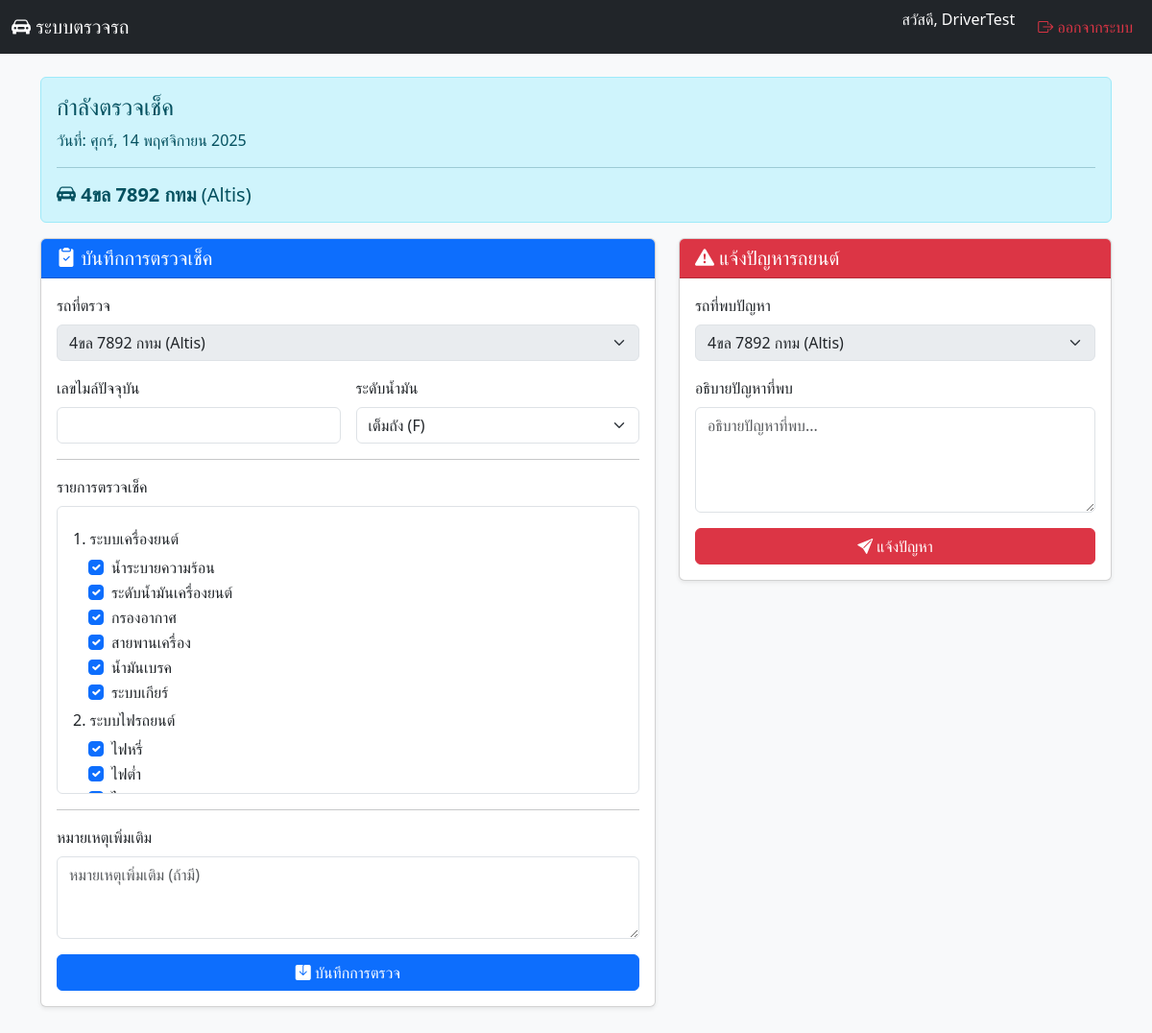
The page /inspect/9/ (signed in) on the database its author committed.
### inspection/models.py (models this page shows, shortened)
class Schedule(models.Model):
    driver = models.ForeignKey(User, on_delete=models.CASCADE, verbose_name="พนักงานขับรถ")
    vehicle = models.ForeignKey(Vehicle, on_delete=models.CASCADE, verbose_name="รถที่ต้องตรวจ")
    date = models.DateField(default=timezone.now, verbose_name="วันที่ตรวจ")
    STATUS_CHOICES = [('PENDING', 'ยังไม่ตรวจ'), ('DONE', 'ตรวจแล้ว')]
    status = models.CharField(max_length=10, choices=STATUS_CHOICES, default='PENDING')
    class Meta:
        unique_together = ('driver', 'vehicle', 'date')
        verbose_name = "ตารางเวร"
        verbose_name_plural = "ตารางเวร"

class Vehicle(models.Model):
    license_plate = models.CharField(max_length=20, unique=True, verbose_name="ทะเบียนรถ")
    model = models.CharField(max_length=100, verbose_name="รุ่นรถ")
    last_service_mileage = models.IntegerField(default=0, verbose_name="เลขไมล์ที่เข้าศูนย์ล่าสุด")
    service_interval_km = models.IntegerField(default=10000, verbose_name="ระยะที่ต้องเข้าศูนย์ (กม.)")
    def __str__(self):
        return f"{self.license_plate} ({self.model})"

### inspection/views.py (the view)
# urls.py: path('inspect/<int:schedule_id>/', views.inspect_vehicle_form, name='inspect_vehicle'),
@login_required
def inspect_vehicle_form(request, schedule_id):
    schedule_item = get_object_or_404(
        Schedule,
        pk=schedule_id,
        driver=request.user
    )
    if schedule_item.status == 'DONE' and request.method == 'GET':
        messages.info(request, f'รถ {schedule_item.vehicle.license_plate} ตรวจเช็คไปแล้ว')
        return redirect('driver_dashboard')
    vehicle_from_schedule = schedule_item.vehicle
    initial_data = {'vehicle': vehicle_from_schedule}
    if request.method == 'POST':
        inspection_form = InspectionRecordForm(request.POST, initial_vehicle=vehicle_from_schedule)
        problem_form = ProblemReportForm(request.POST, initial_vehicle=vehicle_from_schedule)
        if 'submit_inspection' in request.POST:
            if inspection_form.is_valid():
                record = inspection_form.save(commit=False)
                record.driver = request.user
                record.vehicle = vehicle_from_schedule
                record.save()
                schedule_item.status = 'DONE'
                schedule_item.save()
                try:
                    vehicle = record.vehicle
                    current_mileage = record.odometer_reading
                    last_service = vehicle.last_service_mileage
                    interval = vehicle.service_interval_km
                    if (current_mileage - last_service >= interval) and (current_mileage > last_service):
                        automated_message = (
                            f"รถถึงระยะเข้าศูนย์ (เลขไมล์ปัจจุบัน: {current_mileage} กม. "
                            f"วิ่งมา {current_mileage - last_service} กม. จากครั้งล่าสุดที่ {last_service} กม.)"
                        )
                        existing_report_exists = ProblemReport.objects.filter(
                            vehicle=vehicle,
                            status='NEW',
                            description__startswith="รถถึงระยะเข้าศูนย์"
                        ).exists()
                        if not existing_report_exists:
                            ProblemReport.objects.create(
                                vehicle=vehicle,
                                reported_by=request.user,
                                description=automated_message,
                                status='NEW'
                            )
                            messages.warning(request, '🔔 ระบบพบว่ารถถึงระยะเข้าศูนย์แล้ว และได้แจ้งเตือนแอดมินอัตโนมัติ')
                except Exception as e:
                    messages.error(request, f'เกิดข้อผิดพลาดในการวิเคราะห์เลขไมล์: {e}')
                messages.success(request, f'✅ บันทึกการตรวจเช็ค {vehicle.license_plate} เรียบร้อย!')
                return redirect('driver_dashboard')
            else:
                messages.error(request, 'ข้อมูลการตรวจเช็คไม่ถูกต้อง กรุณาตรวจสอบ')
        elif 'submit_problem' in request.POST:
            if problem_form.is_valid():
                report = problem_form.save(commit=False)
                report.reported_by = request.user
                report.vehicle = vehicle_from_schedule
                report.save()
                messages.success(request, '🚨 แจ้งปัญหาเรียบร้อย! แอดมินจะตรวจสอบครับ')
                return redirect('inspect_vehicle', schedule_id=schedule_item.pk)
            else:
                messages.error(request, 'ข้อมูลการแจ้งปัญหาไม่ถูกต้อง กรุณาตรวจสอบ')
    else:
        inspection_form = InspectionRecordForm(initial=initial_data, initial_vehicle=vehicle_from_schedule)
        problem_form = ProblemReportForm(initial=initial_data, initial_vehicle=vehicle_from_schedule)
    context = {
        'schedule_item': schedule_item,
        'inspection_form': inspection_form,
        'problem_form': problem_form,
    }
    return render(request, 'inspection/inspection_form.html', context)

### inspection/forms.py (shortened to what this page needs)
class ProblemReportForm(forms.ModelForm):
    class Meta:
        model = ProblemReport
        fields = ['vehicle', 'description']
        widgets = {
            'description': forms.Textarea(attrs={'rows': 4, 'placeholder': 'อธิบายปัญหาที่พบ...'}),
        }
    def __init__(self, *args, **kwargs):
        self.initial_vehicle = kwargs.pop('initial_vehicle', None)
        super().__init__(*args, **kwargs)
        self.fields['description'].widget.attrs.update({'class': 'form-control'})
        if self.initial_vehicle:
            self.fields['vehicle'].queryset = Vehicle.objects.filter(pk=self.initial_vehicle.pk)
            self.fields['vehicle'].widget.attrs.update({'class': 'form-select', 'disabled': True})
            self.fields['vehicle'].empty_label = None
            self.fields['vehicle'].required = False
        else:
            self.fields['vehicle'].queryset = Vehicle.objects.none()
            self.fields['vehicle'].required = False # <---

### inspection/context_processors.py (called while the page is built)
def notification_processor(request):
    pending_problem_count = 0
    if request.user.is_authenticated and request.user.is_staff:
        pending_problem_count = ProblemReport.objects.filter(status='NEW').count()
    return {
        'pending_problem_count': pending_problem_count
    }

### inspection/templatetags/form_filters.py (called while the page is built)
@register.filter(name='get_field')
def get_field(form, field_name):
    return form[field_name]

@register.filter(name='get_field_id')
def get_field_id(form, field_name):
    return form[field_name].id_for_label

### inspection/templates/inspection/inspection_form.html (shortened to what this page needs)
{% extends 'base.html' %}
{% load form_filters %}
{% block content %}
<div class="alert alert-info" role="alert">
  <h4 class="alert-heading">กำลังตรวจเช็ค</h4>
  <p>วันที่: {{ schedule_item.date|date:"l, j F Y" }}</p>
  <hr>
  <h5 class="mb-0">
    <i class="bi bi-car-front-fill"></i>
    <strong>{{ schedule_item.vehicle.license_plate }}</strong> ({{ schedule_item.vehicle.model }})
  </h5>
</div>
<div class="row g-4">
    <div class="col-lg-7">
        <div class="card shadow-sm mb-4">
            <div class="card-header bg-primary text-white">
                <h3 class="h5 mb-0"><i class="bi bi-clipboard2-check-fill"></i> บันทึกการตรวจเช็ค</h3>
            </div>
            <div class="card-body">
                <form method="POST"> {% csrf_token %}
                    <div class="mb-3">
                        <label for="{{ inspection_form.vehicle.id_for_label }}" class="form-label">รถที่ตรวจ</label>
                        {{ inspection_form.vehicle }}
                    </div>
                    <div class="row g-3">
                        <div class="col-md-6">
                            <label for="{{ inspection_form.odometer_reading.id_for_label }}" class="form-label">เลขไมล์ปัจจุบัน</label>
                            {{ inspection_form.odometer_reading }}
                        </div>
                        <div class="col-md-6">
                            <label for="{{ inspection_form.fuel_level.id_for_label }}" class="form-label">ระดับน้ำมัน</label>
                            {{ inspection_form.fuel_level }}
                        </div>
                    </div>
                    <hr class="my-3">
                    <label class="form-label">รายการตรวจเช็ค</label>
                    <div class="border rounded p-3" style="max-height: 300px; overflow-y: auto;">
                        {% for category, items in inspection_form.CHECKLIST_CATEGORIES.items %}
                            <h6 class="mt-2">{{ category }}</h6>
                            <div class="ps-3">
                                {% for field_name, field_label in items %}
                                    <div class="form-check">
                                        {{ inspection_form|get_field:field_name }}
                                        <label class="form-check-label" for="{{ inspection_form|get_field_id:field_name }}">
                                            {{ field_label }}
                                        </label>
                                    </div>
                                {% endfor %}
                            </div>
                        {% endfor %}
                    </div>
                    <hr class="my-3">
                    <div class="mb-3">
                        <label for="{{ inspection_form.notes.id_for_label }}" class="form-label">หมายเหตุเพิ่มเติม</label>
                        {{ inspection_form.notes }}
                    </div>
                    <button type="submit" name="submit_inspection" class="btn btn-primary w-100">
                        <i class="bi bi-save-fill"></i> บันทึกการตรวจ
                    </button>
                </form>
            </div>
        </div>
    </div>
    <div class="col-lg-5">
        <div class="card shadow-sm mb-4">
            <div class="card-header bg-danger text-white">
                <h3 class="h5 mb-0"><i class="bi bi-exclamation-triangle-fill"></i> แจ้งปัญหารถยนต์</h3>
            </div>
            <div class="card-body">
                <form method="POST">
                    <div class="mb-3">
                        <label for="{{ problem_form.vehicle.id_for_label }}" class="form-label">รถที่พบปัญหา</label>
                        {{ problem_form.vehicle }}
                    </div>
                    <div class="mb-3">
                        <label for="{{ problem_form.description.id_for_label }}" class="form-label">อธิบายปัญหาที่พบ</label>
                        {{ problem_form.description }}
                    </div>
                    <button type="submit" name="submit_problem" class="btn btn-danger w-100">
                        <i class="bi bi-send-fill"></i> แจ้งปัญหา
                    </button>
                </form>
            </div>
        </div>
    </div>
</div>
{% endblock %}

### templates/base.html (shortened to what this page needs)
<!DOCTYPE html>
<html lang="th">
<head>
    <link href="https://cdn.jsdelivr.net/npm/bootstrap@5.3.3/dist/css/bootstrap.min.css" rel="stylesheet">
    <link rel="stylesheet" href="https://cdn.jsdelivr.net/npm/bootstrap-icons@1.11.3/font/bootstrap-icons.min.css">
</head>
<body>
    <nav class="navbar navbar-expand-lg navbar-dark bg-dark">
        <div class="container-fluid">
            <a class="navbar-brand" href="{% url 'driver_dashboard' %}">
                <i class="bi bi-car-front-fill"></i>
                ระบบตรวจรถ
            </a>
            <div class="collapse navbar-collapse" id="navbarNav">
                <ul class="navbar-nav ms-auto">
                    {% if user.is_authenticated %}
                        <li class="nav-item">
                            <span class="navbar-text text-white me-3">
                                สวัสดี, {{ user.username }}
                            </span>
                        </li>
                        <li class="nav-item">
                            <form action="{% url 'logout' %}" method="POST" class="d-inline">
                                <button type="submit" class="btn btn-link nav-link text-danger">
                                    <i class="bi bi-box-arrow-right"></i> ออกจากระบบ
                                </button>
                            </form>
                        </li>
                    {% else %}
                        <li class="nav-item">
                            <a class="nav-link" href="{% url 'login' %}">
                                <i class="bi bi-box-arrow-in-right"></i> เข้าสู่ระบบ
                            </a>
                        </li>
                    {% endif %}
                    </ul>
            </div>
        </div>
    </nav>
    <div class="container my-4">
        {% block content %}
        {% endblock %}
    </div>
</body>
</html>

### templates/base.html (style rules this page uses)
body { background-color: #f8f9fa; }

### rows shown on the page
Schedule: date "ศุกร์, 14 พฤศจิกายน 2025", vehicle.license_plate "4ขล 7892 กทม", vehicle.model "Altis"

### other values the page prints
{{ user.username }} "DriverTest"
{{ category }} "1. ระบบเครื่องยนต์" "2. ระบบไฟรถยนต์"
{{ field_label }} "น้ำระบายความร้อน" "ระดับน้ำมันเครื่องยนต์" "กรองอากาศ" "สายพานเครื่อง" "น้ำมันเบรค" "ระบบเกียร์" "ไฟหรี่" "ไฟต่ำ"
